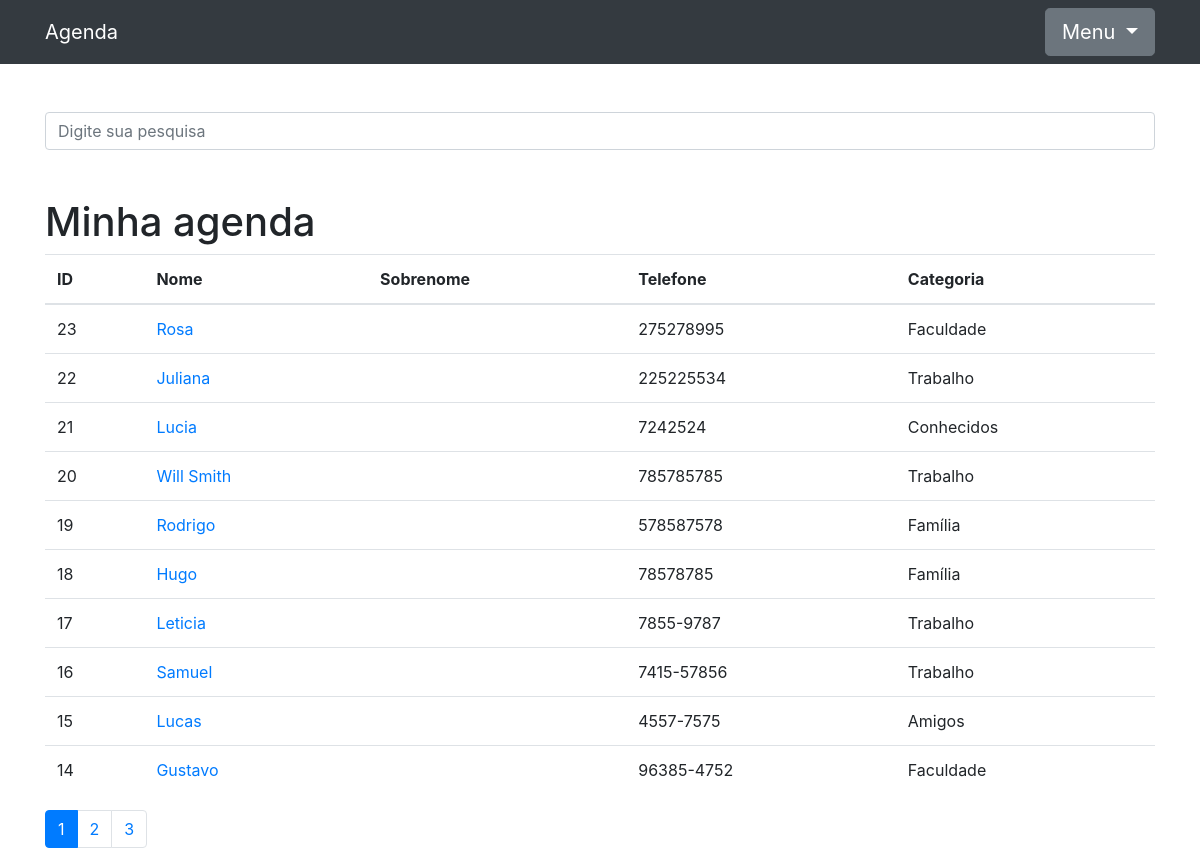
The app's page /, older data.
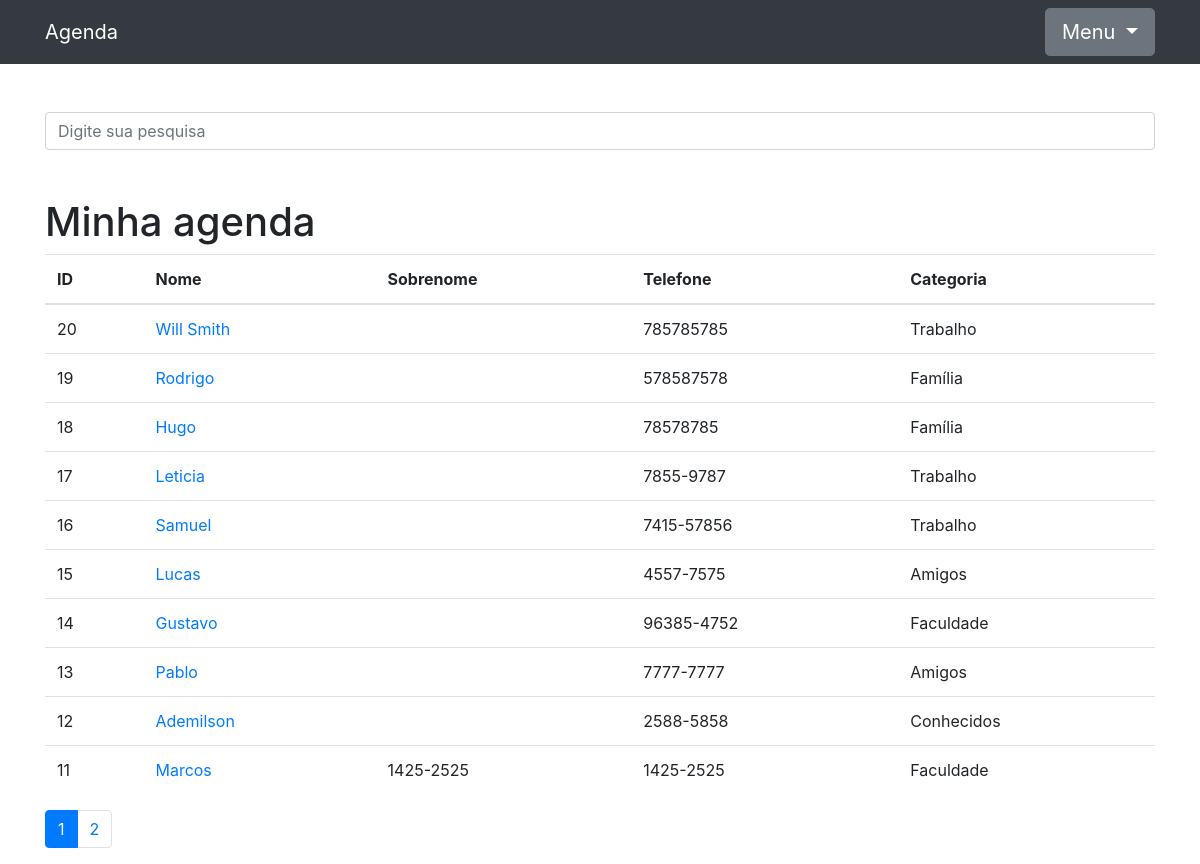
The same page, newer data.
### contatos/models.py (models this page shows, shortened)
class Contato(models.Model):
    nome = models.CharField(max_length=60)
    sobrenome = models.CharField(max_length=60, blank=True)
    telefone = models.CharField(max_length=60)
    email = models.CharField(max_length=60, blank=True)
    data_criacao = models.DateTimeField(default=timezone.now)
    descricao = models.TextField(blank=True)
    categoria = models.ForeignKey(Categoria, on_delete=models.DO_NOTHING)
    mostrar = models.BooleanField(default=True)
    foto = models.ImageField(blank=True, upload_to='foto/%Y/%m')

class Categoria(models.Model):
    nome = models.CharField(max_length=255)
    def __str__(self):
        return self.nome

### contatos/views.py (the view)
# urls.py: path('', views.index, name='index'),
def index(request):   ## Aq coloca o filtro do id aula 172
    contatos = Contato.objects.order_by('-id').filter(
        mostrar=True
    )
    paginator = Paginator(contatos, 10)  ## Coloca o tanto de item vai aparecer por pagina
    page = request.GET.get('p')         ## Coloca no html aq ficou no indexxxx
    contatos = paginator.get_page(page)
    return render(request, 'contatos/index.html', {
        'contatos': contatos
    }) ###  Vai adicionar a classe contatos

### contatos/templates/contatos/index.html (shortened to what this page needs)
{% extends 'base.html' %}
{%block conteudo%}
<h1 class="mt-5">Minha agenda</h1>
<table class="table">
  <thead>
    <tr>
      <th>ID</th>
      <th>Nome</th>
      <th>Sobrenome</th>
      <th>Telefone</th>
      <th>Categoria</th>
    </tr>
  </thead>
  <tbody>
    {% for contato in contatos %}
      <tr>
        <td>{{ contato.id }}</td>
        <td>
          <a href="{% url 'ver_contato' contato.id %} "> {{ contato.nome }} </a>
        </td>
        <td> {{ contato.sobrenome }} </td>
        <td> {{ contato.telefone }} </td>
        <td> {{ contato.categoria }} </td>
      </tr>
    {% endfor %}
  </tbody>
</table>
<nav aria-label="Page navigation example">
  <ul class="pagination">
    {% for pagina in contatos.paginator.page_range %}
      {% if contatos.number == pagina %}
        <li class="page-item active"><a class="page-link" href="?p={{ pagina }}&termo={{ request.GET.termo }}">{{ pagina }}</a></li>
      {% else %}
        <li class="page-item"><a class="page-link" href="?p={{ pagina }}&termo={{ request.GET.termo }}">{{ pagina }}</a></li>
      {%endif%}
    {% endfor %}
  </ul>
</nav>
{%endblock%}

### templates/base.html (shortened to what this page needs)
{% load static %}
<!DOCTYPE html>
<html lang="pt">
<head>
  {% include 'parciais/_head.html' %}
</head>
<body>
{% include 'parciais/_nav.html' %}
  <div class="container">
    <div class="row">
      <div class="col-lg-12">
        {% if 'accounts' not in request.path %}
          <br><br>
          <form method="get" action="{% url 'busca' %}">
            <div class="form-group row">
              <div class="col-12">
                <input class="form-control"
                      type="search" value="{{ request.GET.termo}}"
                      id="search-input"
                      placeholder="Digite sua pesquisa"
                      name="termo">
              </div>
            </div>
          </form>
        {% endif %}
        {% block conteudo %}
        {% endblock %}
      </div>
    </div>
  </div>
</body>
</html>

### templates/parciais/_head.html (shortened to what this page needs)
{% load static %}
<link href="{% static 'vendor/bootstrap/css/bootstrap.min.css'%}" rel="stylesheet">

### templates/parciais/_nav.html (shortened to what this page needs)
<nav class="navbar navbar-expand-lg navbar-dark bg-dark static-top">
  <div class="container">
    <a class="navbar-brand" href="{% url 'index' %}">Agenda</a>
    <div class="btn-group">
      <button class="btn btn-secondary btn-lg dropdown-toggle" type="button" data-toggle="dropdown" aria-haspopup="true"
        aria-expanded="false">
        Menu
      </button>
    </div>
  </div>
</nav>

Row changes from the older to the newer data that the page shows:
removed Contato: id "23", nome "Rosa", telefone "275278995", categoria "Faculdade"
removed Contato: id "22", nome "Juliana", telefone "225225534", categoria "Trabalho"
removed Contato: id "21", nome "Lucia", telefone "7242524", categoria "Conhecidos"
now on this page (row unchanged): Contato: id "13", nome "Pablo", telefone "7777-7777", categoria "Amigos"
now on this page (row unchanged): Contato: id "12", nome "Ademilson", telefone "2588-5858", categoria "Conhecidos"
now on this page (row unchanged): Contato: id "11", nome "Marcos", sobrenome "1425-2525", telefone "1425-2525", categoria "Faculdade"
Text that changed along with them:
list line gone: "3"
